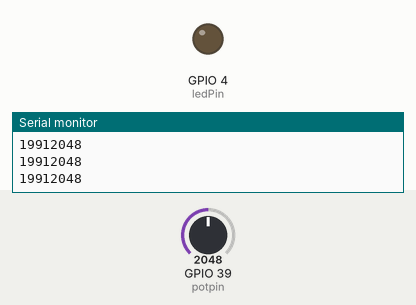
Simulated run of this sketch. Board: ESP32. Shown: output pins drawn as LEDs (lit = HIGH), the last lines printed to the serial monitor. Dashed ring = blinking. The inputs (shaded band) are chosen by the test bench; at power-on: GPIO 39 (potpin) = 2048.

Above: at 1.2 s.
1.3 s: GPIO 39 (potpin) set to 491
At 1.56 s:
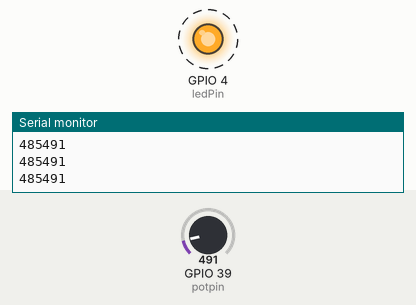
4.3 s: GPIO 39 (potpin) set to 1228
At 6.8 s:
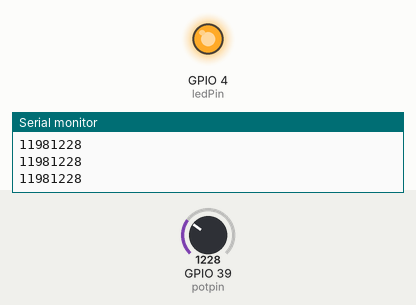
6.9 s: GPIO 39 (potpin) set to 3260
9.9 s: GPIO 39 (potpin) set to 3362
Timing chart, 0 to 14.6 s (numbered marks = the images above; inputs shaded):
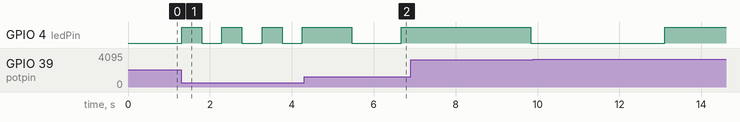

The sketch:

potentiometerblindv2.ino
```cpp
const int potpin = A3;
const int ledPin = 4;
int val = 0;
int freq = 0;
void setup() {
  Serial.begin(9600);
  pinMode(4, OUTPUT);
  // put your setup code here, to run once:

}

void loop() {
  val = analogRead(potpin);
  freq = map(val, 0, 1023, 10, 1000);
  lights();
  data();
  // put your main code here, to run repeatedly:

}
void data() {
  Serial.print(freq);
  Serial.println(val);
  //delay(100);
}
void lights() {

  static unsigned long lastTime = 0;
  const long interval = freq;
  static bool state = 0;

  unsigned long now = millis();

  if ( now - lastTime > interval && state == 0) {
    state = 1;
    lastTime = now;
    digitalWrite(ledPin, HIGH);
  }

  if ( now - lastTime > interval && state == 1) {
    state = 0;
    lastTime = now;
    digitalWrite(ledPin, LOW);
  }
}
```
